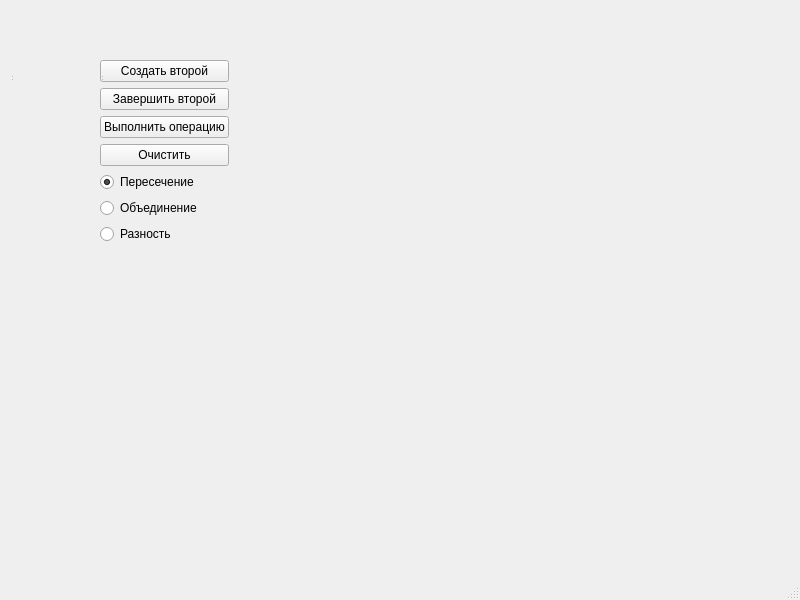
<?xml version="1.0" encoding="UTF-8"?>
<ui version="4.0">
 <class>MainWindow</class>
 <widget class="QMainWindow" name="MainWindow">
  <property name="geometry">
   <rect>
    <x>0</x>
    <y>0</y>
    <width>800</width>
    <height>600</height>
   </rect>
  </property>
  <property name="windowTitle">
   <string>MainWindow</string>
  </property>
  <widget class="QWidget" name="centralwidget">
   <widget class="QStatusBar" name="statusbar_2">
    <property name="geometry">
     <rect>
      <x>10</x>
      <y>60</y>
      <width>3</width>
      <height>22</height>
     </rect>
    </property>
   </widget>
   <widget class="QWidget" name="centralwidget_2">
    <property name="geometry">
     <rect>
      <x>100</x>
      <y>60</y>
      <width>546</width>
      <height>302</height>
     </rect>
    </property>
    <layout class="QHBoxLayout" name="horizontalLayout" stretch="0,1">
     <item>
      <layout class="QVBoxLayout" name="leftLayout">
       <item>
        <widget class="QPushButton" name="btnCreateSecond">
         <property name="text">
          <string>Создать второй</string>
         </property>
        </widget>
       </item>
       <item>
        <widget class="QPushButton" name="btnFinalizeSecond">
         <property name="text">
          <string>Завершить второй</string>
         </property>
        </widget>
       </item>
       <item>
        <widget class="QPushButton" name="btnCompute">
         <property name="text">
          <string>Выполнить операцию</string>
         </property>
        </widget>
       </item>
       <item>
        <widget class="QPushButton" name="btnClear">
         <property name="text">
          <string>Очистить</string>
         </property>
        </widget>
       </item>
       <item>
        <widget class="QRadioButton" name="rbIntersect">
         <property name="text">
          <string>Пересечение</string>
         </property>
         <property name="checked">
          <bool>true</bool>
         </property>
        </widget>
       </item>
       <item>
        <widget class="QRadioButton" name="rbUnion">
         <property name="text">
          <string>Объединение</string>
         </property>
        </widget>
       </item>
       <item>
        <widget class="QRadioButton" name="rbDifference">
         <property name="text">
          <string>Разность</string>
         </property>
        </widget>
       </item>
       <item>
        <spacer name="verticalSpacer">
         <property name="orientation">
          <enum>Qt::Orientation::Vertical</enum>
         </property>
         <property name="sizeHint" stdset="0">
          <size>
           <width>20</width>
           <height>40</height>
          </size>
         </property>
        </spacer>
       </item>
      </layout>
     </item>
     <item>
      <widget class="QWidget" name="canvasPlaceholder" native="true">
       <property name="minimumSize">
        <size>
         <width>400</width>
         <height>300</height>
        </size>
       </property>
      </widget>
     </item>
    </layout>
   </widget>
   <widget class="QStatusBar" name="statusbar_3">
    <property name="geometry">
     <rect>
      <x>100</x>
      <y>60</y>
      <width>3</width>
      <height>22</height>
     </rect>
    </property>
   </widget>
  </widget>
  <widget class="QMenuBar" name="menubar">
   <property name="geometry">
    <rect>
     <x>0</x>
     <y>0</y>
     <width>800</width>
     <height>21</height>
    </rect>
   </property>
  </widget>
  <widget class="QStatusBar" name="statusbar"/>
 </widget>
 <resources/>
 <connections/>
</ui>
